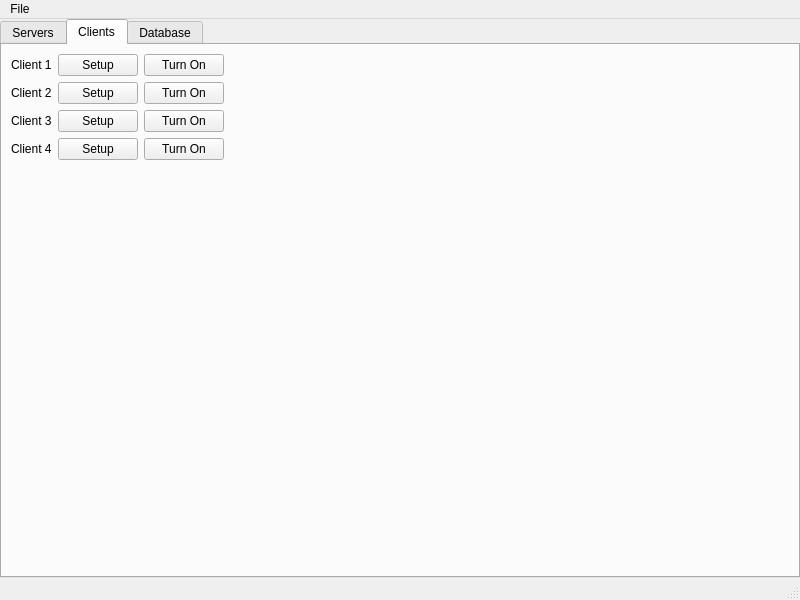
<?xml version="1.0" encoding="UTF-8"?>
<ui version="4.0">
 <class>MainWindow</class>
 <widget class="QMainWindow" name="MainWindow">
  <property name="geometry">
   <rect>
    <x>0</x>
    <y>0</y>
    <width>800</width>
    <height>600</height>
   </rect>
  </property>
  <property name="windowTitle">
   <string>MyNetwork</string>
  </property>
  <property name="windowIcon">
   <iconset resource="res.qrc">
    <normaloff>:/img/net.png</normaloff>:/img/net.png</iconset>
  </property>
  <widget class="QWidget" name="centralwidget">
   <layout class="QGridLayout" name="gridLayout_5">
    <property name="leftMargin">
     <number>0</number>
    </property>
    <property name="topMargin">
     <number>0</number>
    </property>
    <property name="rightMargin">
     <number>0</number>
    </property>
    <property name="bottomMargin">
     <number>0</number>
    </property>
    <property name="spacing">
     <number>0</number>
    </property>
    <item row="0" column="0">
     <widget class="QTabWidget" name="tabWidget">
      <property name="currentIndex">
       <number>1</number>
      </property>
      <widget class="QWidget" name="tab">
       <attribute name="title">
        <string>Servers</string>
       </attribute>
       <layout class="QGridLayout" name="gridLayout_2">
        <item row="0" column="0">
         <layout class="QGridLayout" name="gridLayout">
          <item row="0" column="0">
           <widget class="QLabel" name="label_3">
            <property name="text">
             <string>Server 1</string>
            </property>
           </widget>
          </item>
          <item row="0" column="1">
           <widget class="QPushButton" name="setupServer1_button">
            <property name="text">
             <string>Setup</string>
            </property>
            <property name="icon">
             <iconset resource="res.qrc">
              <normaloff>:/img/setup.png</normaloff>:/img/setup.png</iconset>
            </property>
           </widget>
          </item>
          <item row="0" column="2">
           <widget class="QPushButton" name="startServer1_button">
            <property name="text">
             <string>Turn On</string>
            </property>
            <property name="icon">
             <iconset resource="res.qrc">
              <normaloff>:/img/run.png</normaloff>:/img/run.png</iconset>
            </property>
           </widget>
          </item>
          <item row="1" column="0">
           <widget class="QLabel" name="label_4">
            <property name="text">
             <string>Server 2</string>
            </property>
           </widget>
          </item>
          <item row="1" column="1">
           <widget class="QPushButton" name="setupServer2_button">
            <property name="text">
             <string>Setup</string>
            </property>
            <property name="icon">
             <iconset resource="res.qrc">
              <normaloff>:/img/setup.png</normaloff>:/img/setup.png</iconset>
            </property>
           </widget>
          </item>
          <item row="1" column="2">
           <widget class="QPushButton" name="startServer2_button">
            <property name="text">
             <string>Turn On</string>
            </property>
            <property name="icon">
             <iconset resource="res.qrc">
              <normaloff>:/img/run.png</normaloff>:/img/run.png</iconset>
            </property>
           </widget>
          </item>
          <item row="2" column="0">
           <widget class="QLabel" name="label_5">
            <property name="text">
             <string>Server 3</string>
            </property>
           </widget>
          </item>
          <item row="2" column="1">
           <widget class="QPushButton" name="setupServer3_button">
            <property name="text">
             <string>Setup</string>
            </property>
            <property name="icon">
             <iconset resource="res.qrc">
              <normaloff>:/img/setup.png</normaloff>:/img/setup.png</iconset>
            </property>
           </widget>
          </item>
          <item row="2" column="2">
           <widget class="QPushButton" name="startServer3_button">
            <property name="text">
             <string>Turn On</string>
            </property>
            <property name="icon">
             <iconset resource="res.qrc">
              <normaloff>:/img/run.png</normaloff>:/img/run.png</iconset>
            </property>
           </widget>
          </item>
          <item row="3" column="0">
           <widget class="QLabel" name="label_6">
            <property name="text">
             <string>Server 4</string>
            </property>
           </widget>
          </item>
          <item row="3" column="1">
           <widget class="QPushButton" name="setupServer4_button">
            <property name="text">
             <string>Setup</string>
            </property>
            <property name="icon">
             <iconset resource="res.qrc">
              <normaloff>:/img/setup.png</normaloff>:/img/setup.png</iconset>
            </property>
           </widget>
          </item>
          <item row="3" column="2">
           <widget class="QPushButton" name="startServer4_button">
            <property name="text">
             <string>Turn On</string>
            </property>
            <property name="icon">
             <iconset resource="res.qrc">
              <normaloff>:/img/run.png</normaloff>:/img/run.png</iconset>
            </property>
           </widget>
          </item>
         </layout>
        </item>
        <item row="0" column="1">
         <spacer name="horizontalSpacer">
          <property name="orientation">
           <enum>Qt::Horizontal</enum>
          </property>
          <property name="sizeHint" stdset="0">
           <size>
            <width>544</width>
            <height>20</height>
           </size>
          </property>
         </spacer>
        </item>
        <item row="1" column="0">
         <spacer name="verticalSpacer">
          <property name="orientation">
           <enum>Qt::Vertical</enum>
          </property>
          <property name="sizeHint" stdset="0">
           <size>
            <width>20</width>
            <height>376</height>
           </size>
          </property>
         </spacer>
        </item>
       </layout>
      </widget>
      <widget class="QWidget" name="tab_2">
       <attribute name="title">
        <string>Clients</string>
       </attribute>
       <layout class="QGridLayout" name="gridLayout_4">
        <item row="0" column="0">
         <layout class="QGridLayout" name="gridLayout_3">
          <item row="0" column="0">
           <widget class="QLabel" name="label">
            <property name="text">
             <string>Client 1</string>
            </property>
           </widget>
          </item>
          <item row="0" column="1">
           <widget class="QPushButton" name="setupClient1_button">
            <property name="text">
             <string>Setup</string>
            </property>
            <property name="icon">
             <iconset resource="res.qrc">
              <normaloff>:/img/setup.png</normaloff>:/img/setup.png</iconset>
            </property>
           </widget>
          </item>
          <item row="0" column="2">
           <widget class="QPushButton" name="startClient1_button">
            <property name="text">
             <string>Turn On</string>
            </property>
            <property name="icon">
             <iconset resource="res.qrc">
              <normaloff>:/img/run.png</normaloff>:/img/run.png</iconset>
            </property>
           </widget>
          </item>
          <item row="1" column="0">
           <widget class="QLabel" name="label_7">
            <property name="text">
             <string>Client 2</string>
            </property>
           </widget>
          </item>
          <item row="1" column="1">
           <widget class="QPushButton" name="setupClient2_button">
            <property name="text">
             <string>Setup</string>
            </property>
            <property name="icon">
             <iconset resource="res.qrc">
              <normaloff>:/img/setup.png</normaloff>:/img/setup.png</iconset>
            </property>
           </widget>
          </item>
          <item row="1" column="2">
           <widget class="QPushButton" name="startClient2_button">
            <property name="text">
             <string>Turn On</string>
            </property>
            <property name="icon">
             <iconset resource="res.qrc">
              <normaloff>:/img/run.png</normaloff>:/img/run.png</iconset>
            </property>
           </widget>
          </item>
          <item row="2" column="0">
           <widget class="QLabel" name="label_8">
            <property name="text">
             <string>Client 3</string>
            </property>
           </widget>
          </item>
          <item row="2" column="1">
           <widget class="QPushButton" name="setupClient3_button">
            <property name="text">
             <string>Setup</string>
            </property>
            <property name="icon">
             <iconset resource="res.qrc">
              <normaloff>:/img/setup.png</normaloff>:/img/setup.png</iconset>
            </property>
           </widget>
          </item>
          <item row="2" column="2">
           <widget class="QPushButton" name="startClient3_button">
            <property name="text">
             <string>Turn On</string>
            </property>
            <property name="icon">
             <iconset resource="res.qrc">
              <normaloff>:/img/run.png</normaloff>:/img/run.png</iconset>
            </property>
           </widget>
          </item>
          <item row="3" column="0">
           <widget class="QLabel" name="label_9">
            <property name="text">
             <string>Client 4</string>
            </property>
           </widget>
          </item>
          <item row="3" column="1">
           <widget class="QPushButton" name="setupClient4_button">
            <property name="text">
             <string>Setup</string>
            </property>
            <property name="icon">
             <iconset resource="res.qrc">
              <normaloff>:/img/setup.png</normaloff>:/img/setup.png</iconset>
            </property>
           </widget>
          </item>
          <item row="3" column="2">
           <widget class="QPushButton" name="startClient4_button">
            <property name="text">
             <string>Turn On</string>
            </property>
            <property name="icon">
             <iconset resource="res.qrc">
              <normaloff>:/img/run.png</normaloff>:/img/run.png</iconset>
            </property>
           </widget>
          </item>
         </layout>
        </item>
        <item row="0" column="1">
         <spacer name="horizontalSpacer_2">
          <property name="orientation">
           <enum>Qt::Horizontal</enum>
          </property>
          <property name="sizeHint" stdset="0">
           <size>
            <width>549</width>
            <height>20</height>
           </size>
          </property>
         </spacer>
        </item>
        <item row="1" column="0">
         <spacer name="verticalSpacer_2">
          <property name="orientation">
           <enum>Qt::Vertical</enum>
          </property>
          <property name="sizeHint" stdset="0">
           <size>
            <width>20</width>
            <height>376</height>
           </size>
          </property>
         </spacer>
        </item>
       </layout>
      </widget>
      <widget class="QWidget" name="tab_3">
       <attribute name="title">
        <string>Database</string>
       </attribute>
       <layout class="QGridLayout" name="gridLayout_8">
        <property name="leftMargin">
         <number>0</number>
        </property>
        <property name="topMargin">
         <number>0</number>
        </property>
        <property name="rightMargin">
         <number>0</number>
        </property>
        <property name="bottomMargin">
         <number>0</number>
        </property>
        <property name="spacing">
         <number>0</number>
        </property>
        <item row="0" column="0">
         <widget class="QGroupBox" name="groupBox">
          <property name="title">
           <string>Server</string>
          </property>
          <layout class="QGridLayout" name="gridLayout_6">
           <property name="leftMargin">
            <number>0</number>
           </property>
           <property name="topMargin">
            <number>0</number>
           </property>
           <property name="rightMargin">
            <number>0</number>
           </property>
           <property name="bottomMargin">
            <number>0</number>
           </property>
           <property name="spacing">
            <number>0</number>
           </property>
           <item row="0" column="0">
            <widget class="QTableView" name="server_tableView"/>
           </item>
          </layout>
         </widget>
        </item>
        <item row="1" column="0">
         <widget class="QGroupBox" name="groupBox_2">
          <property name="title">
           <string>Client</string>
          </property>
          <layout class="QGridLayout" name="gridLayout_7">
           <property name="leftMargin">
            <number>0</number>
           </property>
           <property name="topMargin">
            <number>0</number>
           </property>
           <property name="rightMargin">
            <number>0</number>
           </property>
           <property name="bottomMargin">
            <number>0</number>
           </property>
           <property name="spacing">
            <number>0</number>
           </property>
           <item row="0" column="0">
            <widget class="QTableView" name="client_tableView"/>
           </item>
          </layout>
         </widget>
        </item>
       </layout>
      </widget>
     </widget>
    </item>
   </layout>
  </widget>
  <widget class="QMenuBar" name="menubar">
   <property name="geometry">
    <rect>
     <x>0</x>
     <y>0</y>
     <width>800</width>
     <height>21</height>
    </rect>
   </property>
   <widget class="QMenu" name="menuFile">
    <property name="title">
     <string>File</string>
    </property>
    <addaction name="actionClose"/>
   </widget>
   <addaction name="menuFile"/>
  </widget>
  <widget class="QStatusBar" name="statusbar"/>
  <action name="actionClose">
   <property name="icon">
    <iconset resource="res.qrc">
     <normaloff>:/img/exit.png</normaloff>:/img/exit.png</iconset>
   </property>
   <property name="text">
    <string>Close</string>
   </property>
  </action>
 </widget>
 <resources>
  <include location="res.qrc"/>
 </resources>
 <connections/>
</ui>
